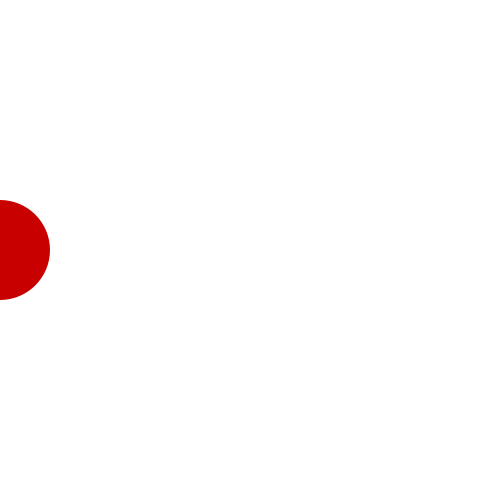
Frame 1 (no input)
Frame 60 (the mouse pressed at the canvas centre just before this capture): blank canvas, image omitted
Frame 120 (the mouse held since frame 60 and released just before this capture): blank canvas, image omitted

The Processing sketch that drew this single still picture (run headless with seeded random() and noise(); from frame 60 on, the mouse is pressed at the canvas centre):

// Processing sketch: exemplo5
// ── exemplo5.pde
float pX = 0;
color cB = color(200, 0, 0);
float v = random(1,3);

void setup(){

  size(500, 500);
  noStroke();
  
}

void draw(){

  background(255,255,255);
  desenho(100);
  v = v + v;
  
}

void desenho(int t){
 
  fill(cB);
  ellipse(pX, height/2, t, t);
  pX = v ;
  
}
